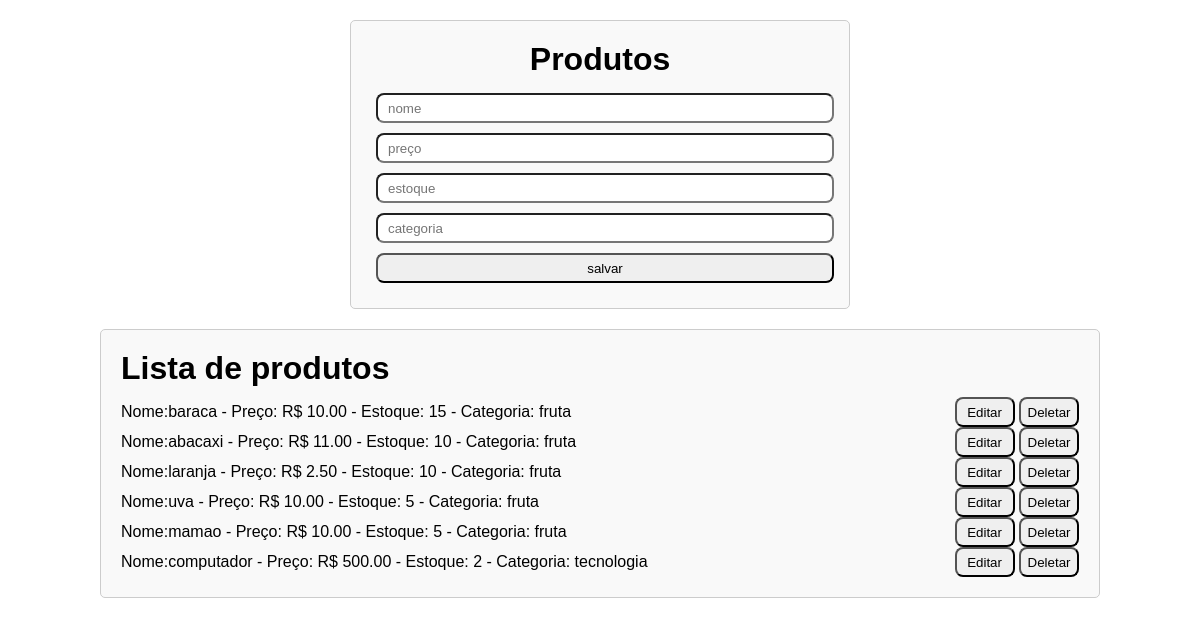
Page /produtos/ on the earlier database version.
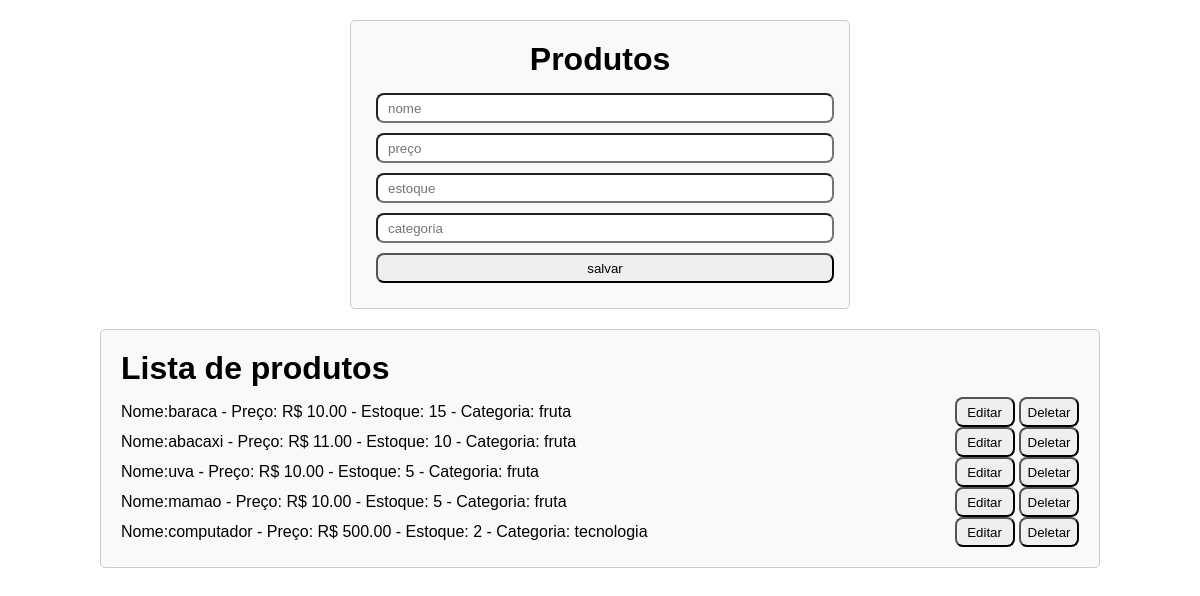
Same page on the later database version.
### produtos/models.py (models this page shows, shortened)
class Produto(models.Model):
    name = models.CharField(max_length=100)
    price = models.DecimalField(max_digits=10, decimal_places=2)
    storage = models.IntegerField()
    category_id = models.ForeignKey('categorias.Categoria', on_delete=models.CASCADE)

### categorias/models.py (models this page shows, shortened)
class Categoria(models.Model):
    name = models.CharField(max_length=100)

### produtos/views.py (the view)
# urls.py: path("", home),
def home(request):
    produtos = Produto.objects.all()
    return render(request, "index_produto.html", {"produtos": produtos})

### produtos/templates/index_produto.html (shortened to what this page needs)
<!doctype html>
<html lang="en">
  <head>
  </head>
  <body>
    <div class="formulario">
      <h1>Produtos</h1>
      <form action="{% url 'salvar_produto' %}" method="POST">
        <input type="text" name="name" placeholder="nome" />
        <input type="text" name="price" placeholder="preço" />
        <input type="text" name="storage" placeholder="estoque" />
        <input type="text" name="category_id" placeholder="categoria" />
        <button type="submit">salvar</button>
      </form>
    </div>
    <div class="lista">
      <h1>Lista de produtos</h1>
      <ul>
        {% for produto in produtos %}
        <li>
          <div>
            Nome:{{ produto.name }} - Preço: R$ {{ produto.price }} - Estoque:
            {{ produto.storage }} - Categoria: {{produto.category_id.name }}
          </div>
          <div>
            <button>
              <a href="{% url 'editar_produto' produto.id %}">Editar</a>
            </button>
            <button>
              <a href="{% url 'deletar_produto' produto.id %}">Deletar</a>
            </button>
          </div>
        </li>
        {% endfor %}
      </ul>
    </div>
  </body>
</html>

Differences in the rows shown:
removed Produto: name "laranja", price "2.50", storage "10", category_id.name "fruta"
